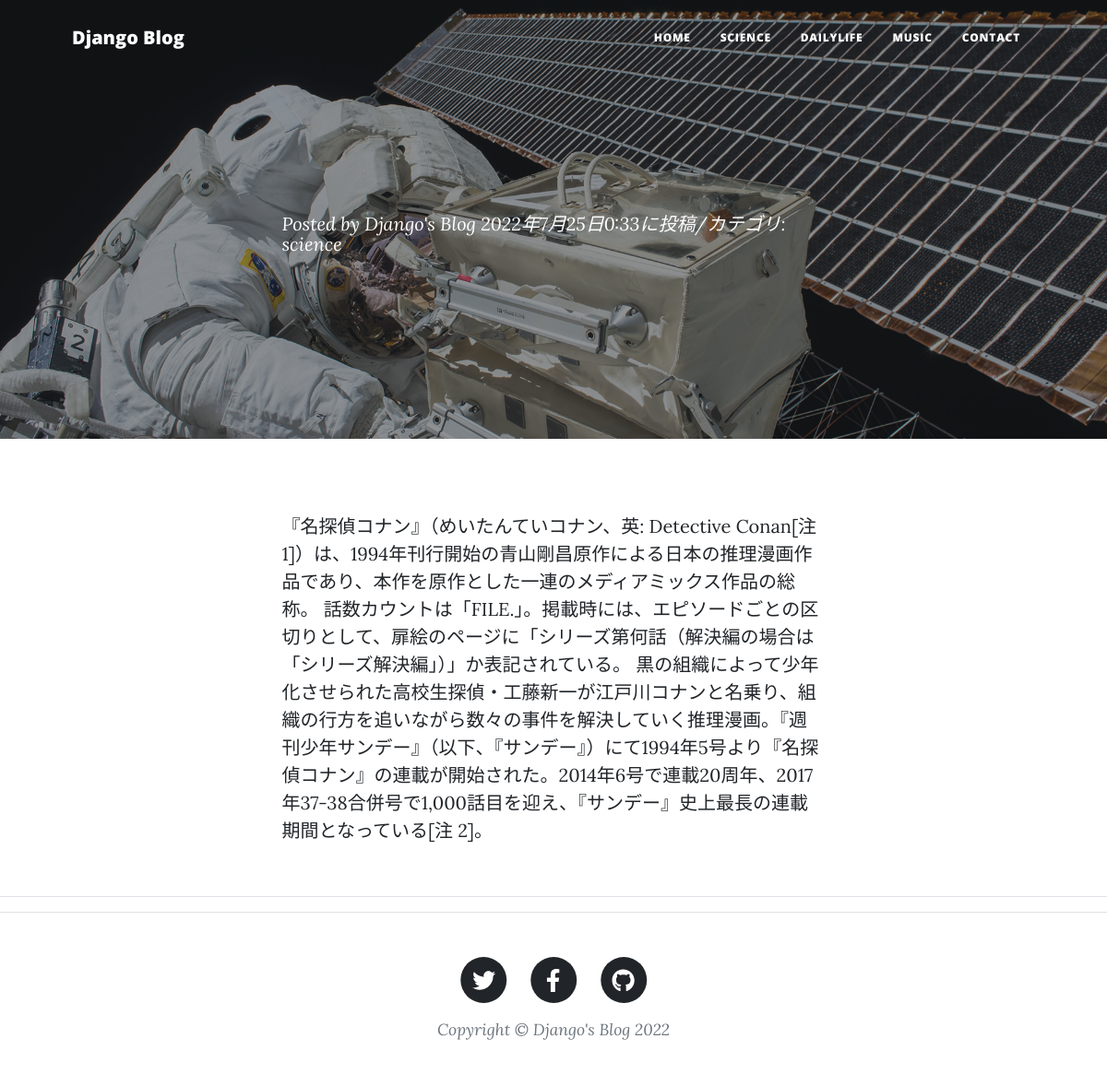
Screenshot of /blog-detail/1/ with the database file from the repository.
### blogapp/models.py (models this page shows, shortened)
class BlogPost(models.Model):
	CATEGORY =(('science', '科学のこと'),
			   ('dailylife', '日常のこと'),
			   ('music', '音楽のこと'))
	title = models.CharField(
		verbose_name='タイトル',
		max_length=200
		)
	content = models.TextField(
		verbose_name='本文'
		)
	posted_at = models.DateTimeField(
		verbose_name='投稿日時',
		auto_now_add=True
		)
	category = models.CharField(
		verbose_name='カテゴリ',
		max_length=50,
		choices=CATEGORY
		)

### blogapp/views.py (the view)
# urls.py: path('blog-detail/<int:pk>/', views.BlogDetail.as_view(), name='blog_detail'),
class BlogDetail(DetailView):
	template_name = 'post.html'
	model = BlogPost

### templates/post.html (shortened to what this page needs)
{% extends 'base.html' %}
{% load static %}
        {% block header%}
        <header class="masthead" style="background-image: url({% static 'assets/img/post-bg.jpg' %})">
            <div class="container position-relative px-4 px-lg-5">
                <div class="row gx-4 gx-lg-5 justify-content-center">
                    <div class="col-md-10 col-lg-8 col-xl-7">
                        <div class="post-heading">
                            <span class="meta">
                                Posted by
                                <a href={% url 'blogapp:index' %}>
                                    Django's Blog</a>
                                {{ object.posted_at }}に投稿/カテゴリ:
                                {{ object.category }}
                            </span>
                        </div>
                    </div>
                </div>
            </div>
        </header>
        {% endblock %}
        {% block contents %}
        <article class="mb-4">
            <div class="container px-4 px-lg-5">
                <div class="row gx-4 gx-lg-5 justify-content-center">
                    <div class="col-md-10 col-lg-8 col-xl-7">
                        <p>
                            {{ object.content }}
                        </p>
                    </div>
                </div>
            </div>
        </article>
        <hr>
        {% endblock %}

### rows the page displays
BlogPost: posted_at "2022年7月25日0:33", category "science", content "『名探偵コナン』（めいたんていコナン、英: Detective Conan[注 1]）は、1994年刊行開始の青山剛昌原作による日本の推理漫画作品であり、本作を原作とした一連のメディアミックス作品の総称。 話数カウントは「FILE.」。掲載時には、エピソードごとの区切りとして、扉絵のページに「シリーズ第何話（解決編の場合は「シリーズ解決編」）」か表記されている。 黒の組織によって少年化させられた高校生探偵・工藤新一が江戸川コナンと名乗り、組織の行方を追いながら数々の事件を解決していく推理漫画。『週刊少年サンデー』（以下、『サンデー』）にて1994年5号より『名探偵コナン』の連載が開始された。2014年6号で連載20周年、2017年37-38合併号で1,000話目を迎え、『サンデー』史上最長の連載期間となっている[注 2]。"
